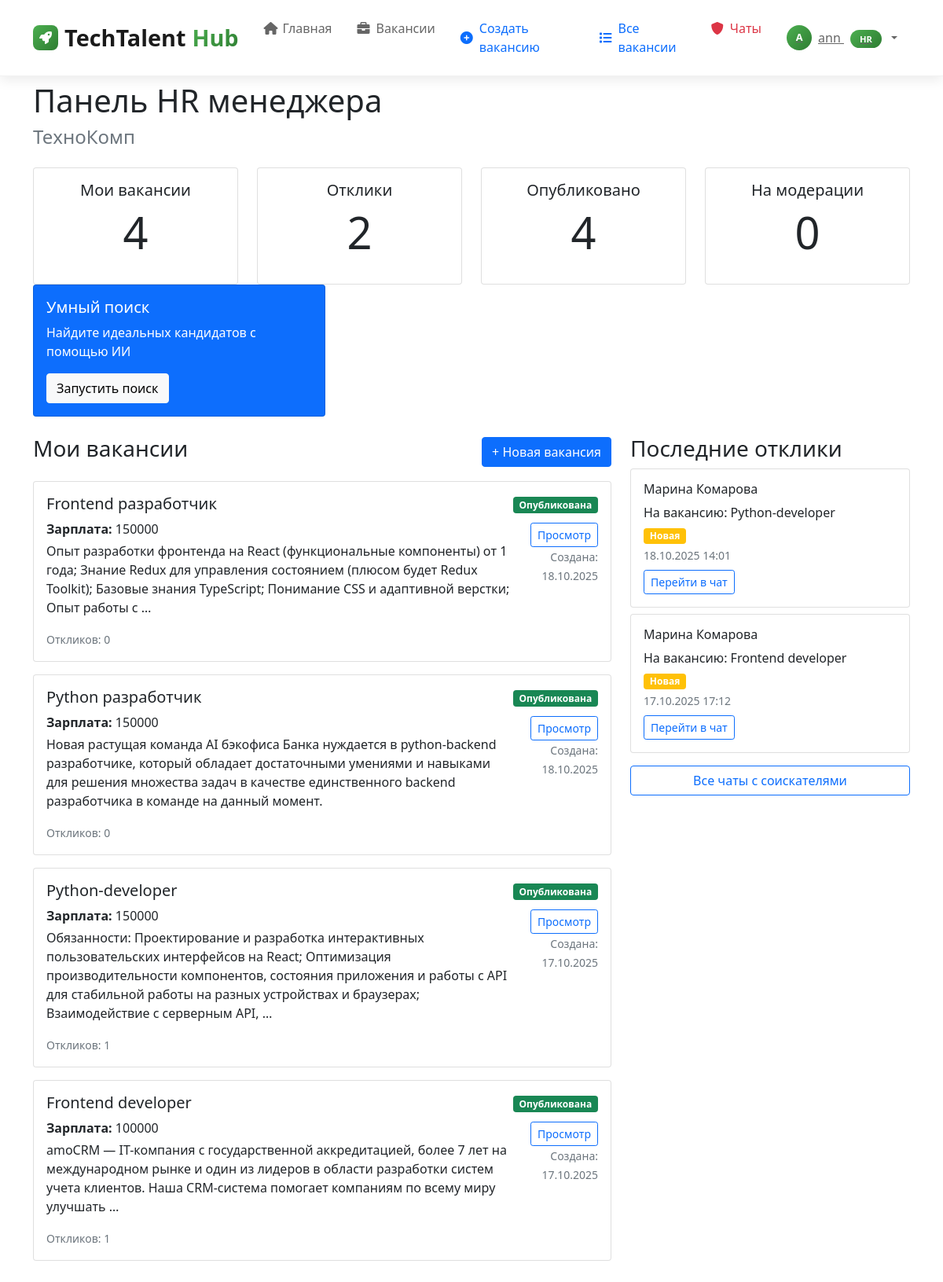
Before: /dashboard/ (signed in) with the older database file.
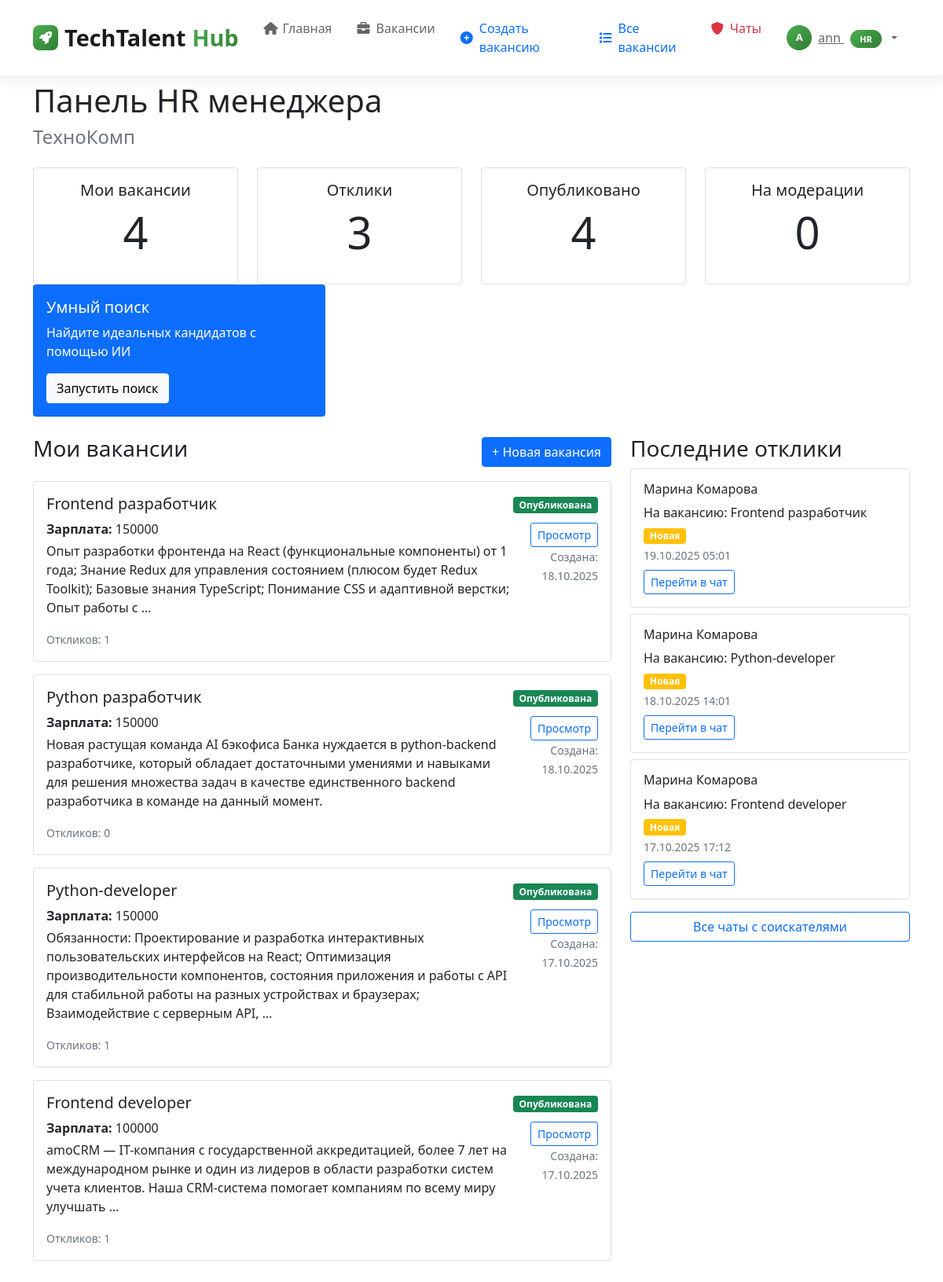
After: the same page with the newer database file.
### career_app/models.py (models this page shows, shortened)
class Company(models.Model):
    name = models.CharField(max_length=200, verbose_name="Название компании")
    description = models.TextField(verbose_name="Описание")
    contact_email = models.EmailField(verbose_name="Контактный email")
    contact_phone = models.CharField(max_length=20, verbose_name="Контактный телефон")
    created_at = models.DateTimeField(auto_now_add=True)
    is_approved = models.BooleanField(default=False, verbose_name="Подтверждена")  # Новое поле
    objects = models.Manager()
    class Meta:
        verbose_name = "Компания"
        verbose_name_plural = "Компании"

class Vacancy(models.Model):
    STATUS_CHOICES = [
        ('draft', 'Черновик'),
        ('moderation', 'На модерации'),
        ('published', 'Опубликована'),
        ('rejected', 'Отклонена'),
        ('closed', 'Закрыта'),
    ]
    views = models.IntegerField(default=0, verbose_name="Просмотры")
    title = models.CharField(max_length=200, verbose_name="Должность")
    company = models.ForeignKey(Company, on_delete=models.CASCADE, verbose_name="Компания")
    category = models.ForeignKey(Category, on_delete=models.SET_NULL, null=True, blank=True, verbose_name="Категория")
    description = models.TextField(verbose_name="Описание вакансии")
    requirements = models.TextField(verbose_name="Требования")
    salary = models.CharField(max_length=100, blank=True, verbose_name="Зарплата")
    contact_info = models.TextField(verbose_name="Контактная информация")
    status = models.CharField(max_length=20, choices=STATUS_CHOICES, default='draft', verbose_name="Статус")
    created_by = models.ForeignKey(User, on_delete=models.CASCADE, verbose_name="Создатель")
    created_at = models.DateTimeField(auto_now_add=True)
    published_at = models.DateTimeField(null=True, blank=True)
    auto_close_at = models.DateTimeField(null=True, blank=True, verbose_name="Автоматическое закрытие")
    objects = models.Manager()
    views = models.IntegerField(default=0, verbose_name="Просмотры")
    salary_amount = models.DecimalField(max_digits=10, decimal_places=2, null=True, blank=True,
                                        verbose_name="Зарплата (число)")
    location = models.CharField(max_length=200, blank=True, verbose_name="Местоположение")
    employment_type = models.CharField(max_length=50, choices=[
        ('full', 'Полная занятость'),
        ('part', 'Частичная занятость'),
        ('remote', 'Удаленная работа'),
    ], default='full', verbose_name="Тип занятости")
    class Meta:
        verbose_name = "Вакансия"
        verbose_name_plural = "Вакансии"
        ordering = ['-created_at']

class Application(models.Model):
    STATUS_CHOICES = [
        ('new', 'Новая'),
        ('reviewed', 'Рассмотрена'),
        ('invited', 'Приглашен'),
        ('rejected', 'Отклонена'),
    ]
    vacancy = models.ForeignKey(Vacancy, on_delete=models.CASCADE, verbose_name="Вакансия")
    applicant = models.ForeignKey(Applicant, on_delete=models.CASCADE, verbose_name="Соискатель")
    cover_letter = models.TextField(blank=True, verbose_name="Сопроводительное письмо")
    status = models.CharField(max_length=20, choices=STATUS_CHOICES, default='new', verbose_name="Статус")
    applied_at = models.DateTimeField(auto_now_add=True)
    source = models.CharField(max_length=50, default='website', verbose_name="Источник")
    ip_address = models.GenericIPAddressField(null=True, blank=True, verbose_name="IP адрес")
    objects = models.Manager()
    class Meta:
        verbose_name = "Отклик"
        verbose_name_plural = "Отклики"
        ordering = ['-applied_at']

class Applicant(models.Model):
    EXPERIENCE_LEVELS = [
        ('no_experience', 'Нет опыта'),
        ('intern', 'Стажер'),
        ('junior', 'Junior (Начинающий)'),
        ('middle', 'Middle (Опытный)'),
        ('senior', 'Senior (Старший)'),
        ('lead', 'Lead (Руководитель)'),
    ]
    EDUCATION_LEVELS = [
        ('secondary', 'Среднее'),
        ('secondary_professional', 'Среднее профессиональное'),
        ('high', 'Высшее образование'),
    ]
    user = models.OneToOneField(User, on_delete=models.CASCADE, null=True, blank=True)
    first_name = models.CharField(max_length=100, verbose_name="Имя")
    last_name = models.CharField(max_length=100, verbose_name="Фамилия")
    email = models.EmailField(verbose_name="Email")
    phone = models.CharField(max_length=20, verbose_name="Телефон")
    position = models.CharField(max_length=200, blank=True, verbose_name="Желаемая должность")
    experience_level = models.CharField(
        max_length=50,
        choices=EXPERIENCE_LEVELS,
        blank=True,
        verbose_name="Уровень опыта"
    )
    education_level = models.CharField(
        max_length=50,
        choices=EDUCATION_LEVELS,
        blank=True,
        verbose_name="Уровень образования"
    )
    skills = models.TextField(blank=True, verbose_name="Навыки")
    experience = models.TextField(blank=True, verbose_name="Опыт работы")
    education = models.TextField(blank=True, verbose_name="Образование")
    about = models.TextField(blank=True, verbose_name="О себе")
    resume_file = models.FileField(upload_to='resumes/', null=True, blank=True, verbose_name="Файл резюме")
    resume_text = models.TextField(blank=True, verbose_name="Текст резюме")
    created_at = models.DateTimeField(auto_now_add=True)
    is_published = models.BooleanField(default=True, verbose_name="Резюме опубликовано")
    class Meta:
        verbose_name = "Соискатель"
        verbose_name_plural = "Соискатели"

### career_app/views.py (the view)
# urls.py: path('dashboard/', views.dashboard, name='dashboard'),
@login_required
def dashboard(request):
    try:
        user_profile = request.user.userprofile
    except UserProfile.DoesNotExist:
        messages.info(request, "Пожалуйста, завершите настройку вашего профиля.")
        return redirect('profile_setup')
    if not user_profile.can_access_dashboard():
        messages.warning(request, "Ваш аккаунт ожидает подтверждения администратором.")
        return redirect('pending_approval')
    if user_profile.role == 'admin':
        return admin_dashboard(request)
    elif user_profile.role == 'hr':
        return hr_dashboard(request)
    elif user_profile.role == 'university':
        return university_dashboard(request)
    else:
        return applicant_dashboard(request)

### templates/career_app/hr_dashboard.html
{% extends 'base.html' %}
{% block content %}
<div class="container mt-4">
    <h1>Панель HR менеджера</h1>
    <h4 class="text-muted">{{ company.name }}</h4>
    <div class="row mt-4">
        <div class="col-md-3">
            <div class="card">
                <div class="card-body text-center">
                    <h5 class="card-title">Мои вакансии</h5>
                    <p class="display-4">{{ vacancies.count }}</p>
                </div>
            </div>
        </div>
        <div class="col-md-3">
            <div class="card">
                <div class="card-body text-center">
                    <h5 class="card-title">Отклики</h5>
                    <p class="display-4">{{ applications.count }}</p>
                </div>
            </div>
        </div>
        <div class="col-md-3">
            <div class="card">
                <div class="card-body text-center">
                    <h5 class="card-title">Опубликовано</h5>
                    <p class="display-4">{{ vacancies_published }}</p>
                </div>
            </div>
        </div>
        <div class="col-md-3">
            <div class="card">
                <div class="card-body text-center">
                    <h5 class="card-title">На модерации</h5>
                    <p class="display-4">{{ vacancies_moderation }}</p>
                </div>
            </div>
        </div>
    </div>
    <div class="col-md-4">
    <div class="card bg-primary text-white">
        <div class="card-body">
            <h5 class="card-title">Умный поиск</h5>
            <p class="card-text">Найдите идеальных кандидатов с помощью ИИ</p>
            <a href="{% url 'ai_search_dashboard' %}" class="btn btn-light">Запустить поиск</a>
        </div>
    </div>
</div>
    <div class="row mt-4">
        <div class="col-md-8">
            <div class="d-flex justify-content-between align-items-center mb-3">
                <h3>Мои вакансии</h3>
                <a href="{% url 'create_vacancy' %}" class="btn btn-primary">+ Новая вакансия</a>
            </div>
            {% for vacancy in vacancies %}
            <div class="card mb-3">
                <div class="card-body">
                    <div class="d-flex justify-content-between align-items-start">
                        <div>
                            <h5 class="card-title">{{ vacancy.title }}</h5>
                            <p class="card-text mb-1">
                                {% if vacancy.salary %}
                                <strong>Зарплата:</strong> {{ vacancy.salary }}
                                {% endif %}
                            </p>
                            <p class="card-text">
                                {{ vacancy.description|truncatewords:30 }}
                            </p>
                            <p class="card-text">
                                <small class="text-muted">
                                    Откликов: {{ vacancy.application_set.count }}
                                </small>
                            </p>
                        </div>
                        <div class="text-end">
                            <span class="badge bg-{% if vacancy.status == 'published' %}success{% elif vacancy.status == 'moderation' %}warning{% elif vacancy.status == 'rejected' %}danger{% else %}secondary{% endif %} mb-2">
                                {{ vacancy.get_status_display }}
                            </span>
                            <br>
                            <a href="{% url 'vacancy_detail' vacancy.pk %}" class="btn btn-sm btn-outline-primary mt-1">Просмотр</a>
                            <br>
                            <small class="text-muted">
                                Создана: {{ vacancy.created_at|date:"d.m.Y" }}
                            </small>
                        </div>
                    </div>
                </div>
            </div>
            {% empty %}
            <div class="text-center py-4">
                <h5 class="text-muted">У вас пока нет вакансий</h5>
                <p class="text-muted">Создайте первую вакансию для размещения в системе</p>
                <a href="{% url 'create_vacancy' %}" class="btn btn-primary">Создать вакансию</a>
            </div>
            {% endfor %}
        </div>
        <div class="col-md-4">
            <h3>Последние отклики</h3>
            {% for application in applications|slice:":5" %}
            <div class="card mb-2">
                <div class="card-body">
                    <h6>{{ application.applicant.first_name }} {{ application.applicant.last_name }}</h6>
                    <p class="mb-1">На вакансию: {{ application.vacancy.title }}</p>
                    <span class="badge bg-{% if application.status == 'new' %}warning{% elif application.status == 'reviewed' %}info{% elif application.status == 'invited' %}success{% else %}danger{% endif %}">
                        {{ application.get_status_display }}
                    </span>
                    <small class="text-muted d-block mt-1">{{ application.applied_at|date:"d.m.Y H:i" }}</small>
                    <div class="mt-2">
                        <a href="{% url 'create_chat_from_application' application.id %}" class="btn btn-sm btn-outline-primary">
                            Перейти в чат
                        </a>
                    </div>
                </div>
            </div>
            {% empty %}
            <p class="text-muted">Пока нет откликов</p>
            {% endfor %}
            <div class="mt-3">
                <a href="{% url 'chat_list' %}" class="btn btn-outline-primary w-100">
                    Все чаты с соискателями
                </a>
            </div>
        </div>
    </div>
</div>
{% endblock %}

### templates/base.html (shortened to what this page needs)
<!DOCTYPE html>
<html lang="ru">
<head>
    <link href="https://cdn.jsdelivr.net/npm/bootstrap@5.1.3/dist/css/bootstrap.min.css" rel="stylesheet">
    <link href="https://cdnjs.cloudflare.com/ajax/libs/font-awesome/6.0.0/css/all.min.css" rel="stylesheet">
</head>
<body>
    <nav class="navbar navbar-expand-lg navbar-light fixed-top">
        <div class="container">
            <a class="navbar-brand" href="{% url 'home' %}">
                <div class="brand-icon">
                    <i class="fas fa-rocket"></i>
                </div>
                TechTalent<span>Hub</span>
            </a>
            <div class="collapse navbar-collapse" id="navbarNav">
                <ul class="navbar-nav me-auto">
    <li class="nav-item">
        <a class="nav-link {% if request.path == '/' %}active{% endif %}" href="{% url 'home' %}">
            <i class="fas fa-home"></i>
            Главная
        </a>
    </li>
    <li class="nav-item">
        <a class="nav-link {% if 'vacancy' in request.path %}active{% endif %}" href="{% url 'vacancy_list' %}">
            <i class="fas fa-briefcase"></i>
            Вакансии
        </a>
    </li>
    {% if user.is_authenticated %}
        {% if user.userprofile.role == 'admin' %}
            <li class="nav-item admin">
                <a class="nav-link" href="{% url 'moderation_list' %}">
                    <i class="fas fa-shield-alt"></i>
                    Модерация
                </a>
            </li>
            <li class="nav-item admin">
                <a class="nav-link" href="{% url 'analytics' %}">
                    <i class="fas fa-chart-bar"></i>
                    Аналитика
                </a>
            </li>
        {% elif user.userprofile.role == 'hr' %}
            <li class="nav-item hr">
                <a class="nav-link" href="{% url 'create_vacancy' %}">
                    <i class="fas fa-plus-circle"></i>
                    Создать вакансию
                </a>
            </li>
            <li class="nav-item hr">
                <a class="nav-link" href="{% url 'vacancy_list' %}">
                    <i class="fas fa-list"></i>
                    Все вакансии
                </a>
            </li>
        {% endif %}
            <li class="nav-item admin">
                <a class="nav-link" href="{% url 'chat_list' %}">
                    <i class="fas fa-shield-alt"></i>
                    Чаты
                </a>
            </li>
    {% endif %}
</ul>
                <ul class="navbar-nav">
                    {% if user.is_authenticated %}
                        <li class="nav-item dropdown">
                            <a class="user-dropdown dropdown-toggle" href="#" role="button" data-bs-toggle="dropdown">
                                <div class="user-avatar">
                                    {{ user.username|first|upper }}
                                </div>
                                <span class="d-none d-md-inline">
                                    {{ user.username }}
                                    <span class="role-badge">
                                        {% if user.userprofile.role == 'admin' %}Админ
                                        {% elif user.userprofile.role == 'hr' %}HR
                                        {% elif user.userprofile.role == 'university' %}ВУЗ
                                        {% elif user.userprofile.role == 'student' %}Студент
                                        {% else %}Пользователь{% endif %}
                                    </span>
                                </span>
                            </a>
                        </li>
                    {% endif %}
                </ul>
            </div>
        </div>
    </nav>
    <div style="padding-top: 80px;"></div>
    <main>
        {% block content %}
        {% endblock %}
    </main>
</body>
</html>

Changed rows visible on the page:
computed for Vacancy "Frontend разработчик": application_set.count "0" → "1"
added Application: applicant.first_name "Марина", applicant.last_name "Комарова", vacancy "Frontend разработчик", status "Новая", applied_at "19.10.2025 05:01"
Other visible differences:
{{ applications.count }}: "2" → "3"
